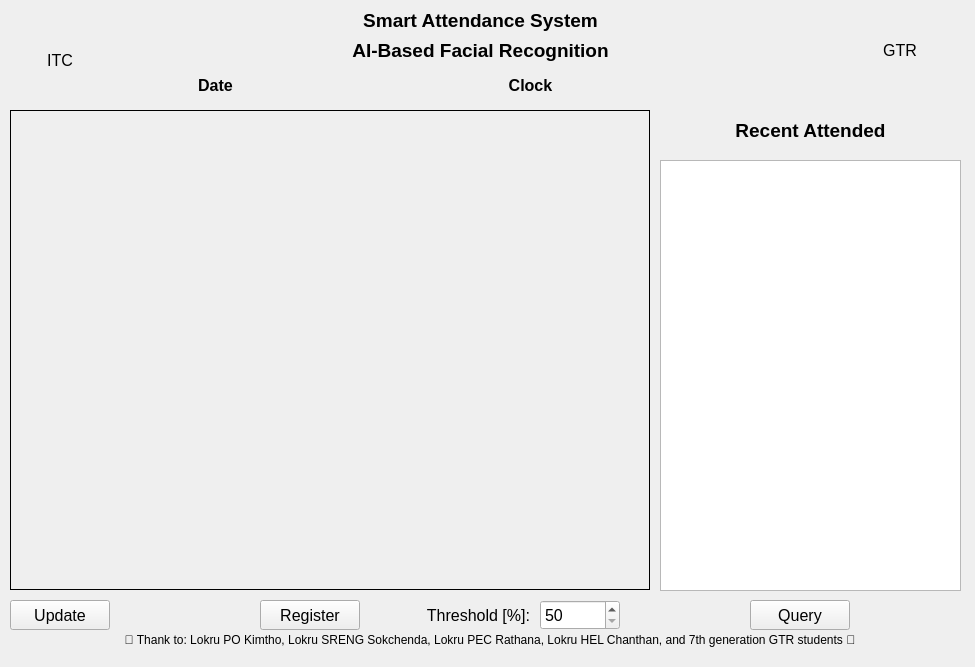
<?xml version="1.0" encoding="UTF-8"?>
<ui version="4.0">
 <class>MainWindow</class>
 <widget class="QMainWindow" name="MainWindow">
  <property name="windowModality">
   <enum>Qt::NonModal</enum>
  </property>
  <property name="geometry">
   <rect>
    <x>0</x>
    <y>0</y>
    <width>975</width>
    <height>667</height>
   </rect>
  </property>
  <property name="sizePolicy">
   <sizepolicy hsizetype="Preferred" vsizetype="Preferred">
    <horstretch>0</horstretch>
    <verstretch>0</verstretch>
   </sizepolicy>
  </property>
  <property name="minimumSize">
   <size>
    <width>0</width>
    <height>0</height>
   </size>
  </property>
  <property name="maximumSize">
   <size>
    <width>99999</width>
    <height>99999</height>
   </size>
  </property>
  <property name="windowTitle">
   <string>MainWindow</string>
  </property>
  <widget class="QWidget" name="centralwidget">
   <widget class="QLabel" name="label_camera">
    <property name="geometry">
     <rect>
      <x>10</x>
      <y>110</y>
      <width>640</width>
      <height>480</height>
     </rect>
    </property>
    <property name="frameShape">
     <enum>QFrame::Box</enum>
    </property>
    <property name="text">
     <string/>
    </property>
   </widget>
   <widget class="QLabel" name="label_2">
    <property name="geometry">
     <rect>
      <x>80</x>
      <y>630</y>
      <width>820</width>
      <height>20</height>
     </rect>
    </property>
    <property name="text">
     <string>🙏 Thank to: Lokru PO Kimtho, Lokru SRENG Sokchenda, Lokru PEC Rathana, Lokru HEL Chanthan, and 7th generation GTR students 🙏</string>
    </property>
    <property name="alignment">
     <set>Qt::AlignCenter</set>
    </property>
   </widget>
   <widget class="QLabel" name="label_3">
    <property name="geometry">
     <rect>
      <x>380</x>
      <y>600</y>
      <width>150</width>
      <height>30</height>
     </rect>
    </property>
    <property name="font">
     <font>
      <pointsize>12</pointsize>
     </font>
    </property>
    <property name="text">
     <string>Threshold [%]:</string>
    </property>
    <property name="alignment">
     <set>Qt::AlignRight|Qt::AlignTrailing|Qt::AlignVCenter</set>
    </property>
   </widget>
   <widget class="QListView" name="listView_attd">
    <property name="geometry">
     <rect>
      <x>660</x>
      <y>160</y>
      <width>301</width>
      <height>431</height>
     </rect>
    </property>
    <property name="font">
     <font>
      <pointsize>12</pointsize>
     </font>
    </property>
    <property name="editTriggers">
     <set>QAbstractItemView::NoEditTriggers</set>
    </property>
   </widget>
   <widget class="QSpinBox" name="spinBox_threshold">
    <property name="geometry">
     <rect>
      <x>540</x>
      <y>600</y>
      <width>80</width>
      <height>30</height>
     </rect>
    </property>
    <property name="font">
     <font>
      <pointsize>12</pointsize>
     </font>
    </property>
    <property name="minimum">
     <number>50</number>
    </property>
   </widget>
   <widget class="QLabel" name="label_itc_logo">
    <property name="geometry">
     <rect>
      <x>10</x>
      <y>10</y>
      <width>100</width>
      <height>100</height>
     </rect>
    </property>
    <property name="font">
     <font>
      <pointsize>12</pointsize>
     </font>
    </property>
    <property name="frameShape">
     <enum>QFrame::NoFrame</enum>
    </property>
    <property name="text">
     <string>ITC</string>
    </property>
    <property name="alignment">
     <set>Qt::AlignCenter</set>
    </property>
   </widget>
   <widget class="QLabel" name="label_gtr_logo">
    <property name="geometry">
     <rect>
      <x>850</x>
      <y>0</y>
      <width>100</width>
      <height>100</height>
     </rect>
    </property>
    <property name="font">
     <font>
      <pointsize>12</pointsize>
     </font>
    </property>
    <property name="frameShape">
     <enum>QFrame::NoFrame</enum>
    </property>
    <property name="text">
     <string>GTR</string>
    </property>
    <property name="alignment">
     <set>Qt::AlignCenter</set>
    </property>
   </widget>
   <widget class="QLabel" name="label_4">
    <property name="geometry">
     <rect>
      <x>300</x>
      <y>0</y>
      <width>361</width>
      <height>40</height>
     </rect>
    </property>
    <property name="font">
     <font>
      <pointsize>14</pointsize>
      <bold>true</bold>
     </font>
    </property>
    <property name="text">
     <string>Smart Attendance System</string>
    </property>
    <property name="alignment">
     <set>Qt::AlignCenter</set>
    </property>
   </widget>
   <widget class="QLabel" name="label_5">
    <property name="geometry">
     <rect>
      <x>300</x>
      <y>30</y>
      <width>361</width>
      <height>40</height>
     </rect>
    </property>
    <property name="font">
     <font>
      <pointsize>14</pointsize>
      <bold>true</bold>
     </font>
    </property>
    <property name="text">
     <string>AI-Based Facial Recognition</string>
    </property>
    <property name="alignment">
     <set>Qt::AlignCenter</set>
    </property>
   </widget>
   <widget class="QPushButton" name="pushButton_register">
    <property name="geometry">
     <rect>
      <x>260</x>
      <y>600</y>
      <width>100</width>
      <height>30</height>
     </rect>
    </property>
    <property name="font">
     <font>
      <pointsize>12</pointsize>
      <bold>false</bold>
     </font>
    </property>
    <property name="text">
     <string>Register</string>
    </property>
   </widget>
   <widget class="QPushButton" name="pushButton_query">
    <property name="geometry">
     <rect>
      <x>750</x>
      <y>600</y>
      <width>100</width>
      <height>30</height>
     </rect>
    </property>
    <property name="font">
     <font>
      <pointsize>12</pointsize>
      <bold>false</bold>
     </font>
    </property>
    <property name="text">
     <string>Query</string>
    </property>
   </widget>
   <widget class="QPushButton" name="pushButton_update">
    <property name="geometry">
     <rect>
      <x>10</x>
      <y>600</y>
      <width>100</width>
      <height>30</height>
     </rect>
    </property>
    <property name="font">
     <font>
      <pointsize>12</pointsize>
      <bold>false</bold>
     </font>
    </property>
    <property name="text">
     <string>Update</string>
    </property>
   </widget>
   <widget class="QLabel" name="label_clock">
    <property name="geometry">
     <rect>
      <x>410</x>
      <y>70</y>
      <width>241</width>
      <height>30</height>
     </rect>
    </property>
    <property name="font">
     <font>
      <pointsize>12</pointsize>
      <bold>true</bold>
     </font>
    </property>
    <property name="text">
     <string>Clock</string>
    </property>
    <property name="alignment">
     <set>Qt::AlignCenter</set>
    </property>
   </widget>
   <widget class="QLabel" name="label_date">
    <property name="geometry">
     <rect>
      <x>70</x>
      <y>70</y>
      <width>291</width>
      <height>30</height>
     </rect>
    </property>
    <property name="font">
     <font>
      <pointsize>12</pointsize>
      <bold>true</bold>
     </font>
    </property>
    <property name="text">
     <string>Date</string>
    </property>
    <property name="alignment">
     <set>Qt::AlignCenter</set>
    </property>
   </widget>
   <widget class="QLabel" name="label_6">
    <property name="geometry">
     <rect>
      <x>660</x>
      <y>110</y>
      <width>301</width>
      <height>40</height>
     </rect>
    </property>
    <property name="font">
     <font>
      <pointsize>14</pointsize>
      <bold>true</bold>
     </font>
    </property>
    <property name="text">
     <string>Recent Attended</string>
    </property>
    <property name="alignment">
     <set>Qt::AlignCenter</set>
    </property>
   </widget>
  </widget>
 </widget>
 <resources/>
 <connections/>
</ui>
